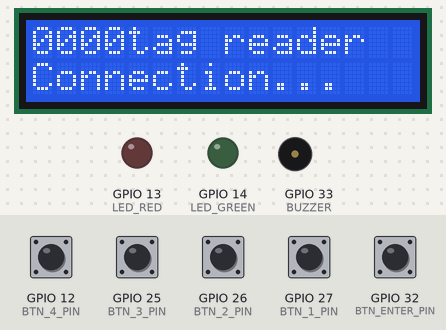
Recording of a sketch running on a simulated ESP32. On the bench: 16×2 character LCD, output pins drawn as LEDs (lit = HIGH), buzzer (waves = sounding, pin HIGH). Inputs (shaded band) come from the test bench; at power-on: GPIO 12 (BTN_4_PIN), GPIO 25 (BTN_3_PIN), GPIO 26 (BTN_2_PIN), GPIO 27 (BTN_1_PIN), GPIO 32 (BTN_ENTER_PIN) LOW. WiFi joins after 1.5 s; servers stay silent unless stated; uploads are accepted with an empty reply; what the sketch prints to the serial monitor is not drawn.

Above: at 5.8 s.
5.9 s: GPIO 32 (BTN_ENTER_PIN) pulled HIGH for 0.15 s
At 8.7 s:
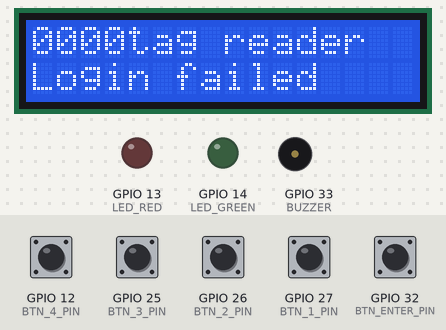
9.0 s: GPIO 12 (BTN_4_PIN) pulled HIGH for 0.15 s
At 9.7 s:
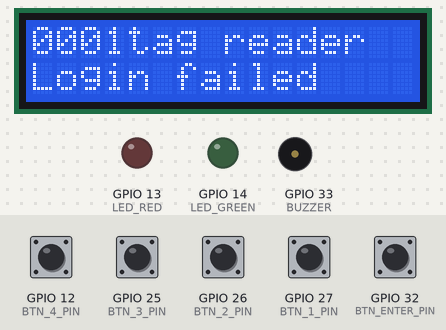
10.6 s: GPIO 25 (BTN_3_PIN) pulled HIGH for 0.15 s
At 11.5 s:
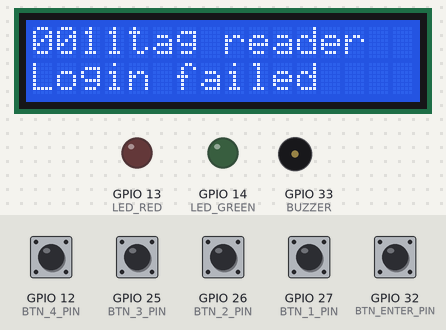
12.2 s: GPIO 26 (BTN_2_PIN) pulled HIGH for 0.15 s
At 13.1 s:
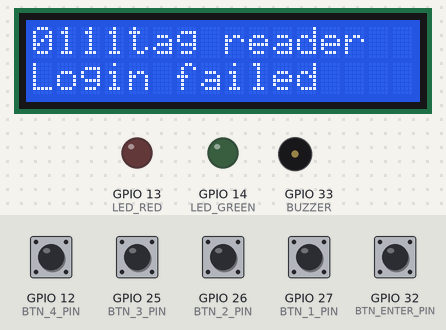
13.8 s: GPIO 27 (BTN_1_PIN) pulled HIGH for 0.15 s
At 14.7 s:
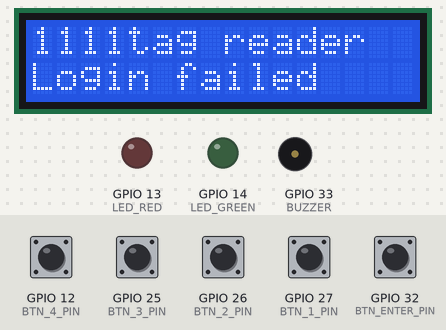
15.4 s: GPIO 12 (BTN_4_PIN) pulled HIGH for 1 s
At 16.5 s:
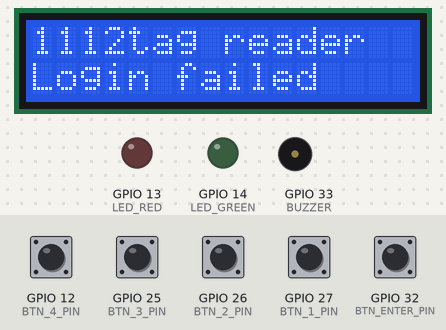
Timing chart, 0 to 18.4 s (numbered marks = the images above; inputs shaded):
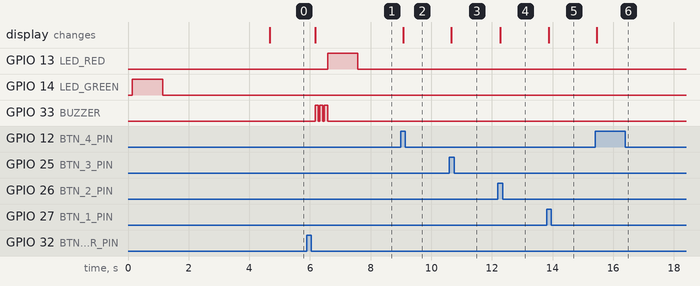

The sketch:

esp32_sketch.ino
```cpp
#include "Pins.h"              // my lib for working with sensors and actuators of this project
#include "HTTP.h"              // my lib for working with WiFi connection and HTTP requests
#include <SPI.h>               // NFC
#include <MFRC522.h>


#define SS_PIN 5               // NFC RFID
#define RST_PIN 0
#define BTN_1_PIN 27           // Buttons pins button2
#define BTN_2_PIN 26          //button1
#define BTN_3_PIN 25
#define BTN_4_PIN 12
#define BTN_ENTER_PIN 32
#define BUZZER 33              // Buzzer
#define LED_GREEN 14          // RGB LED
#define LED_RED 13

MFRC522 rfid(SS_PIN, RST_PIN); // NFC Reader

boolean current_1 = LOW;
boolean last_1 = LOW;
boolean current_2 = LOW;
boolean last_2 = LOW;
boolean current_3 = LOW;
boolean last_3 = LOW;
boolean current_4 = LOW;
boolean last_4 = LOW;
boolean current_enter = LOW;
boolean last_enter = LOW;

void setup() {
    pinMode(BTN_1_PIN, INPUT);
    pinMode(BTN_2_PIN, INPUT);
    pinMode(BTN_3_PIN, INPUT);
    pinMode(BTN_4_PIN, INPUT);
    pinMode(BTN_ENTER_PIN, INPUT);
    pinMode(BUZZER, OUTPUT);
    pinMode(LED_GREEN, OUTPUT);
    pinMode(LED_RED, OUTPUT);

    Serial.begin(115200);
    SPI.begin();
    rfid.PCD_Init();
    lcd_init();

    lcd_print("NFC tag reader");
    lcd_print_at(0, 1, "Connection...");
    light(LED_GREEN);
    delay(1000);

    connect_to_WIFI();
}

void loop() {
    String code = enter_code();
    bool response = request("pin", code);

    char* message = "Login failed    ";
    if(response)
        message = "Login successful";
    lcd_print_at(0, 1, message);
    beepBuzzer(response);
    light(response ? LED_GREEN : LED_RED);
    request("log", "PIN%20" + code + (response ? "%20Login%20successful" : "%20Login%20failed"));
    if(digitalRead(BTN_ENTER_PIN) == HIGH) {
    lcd_clear();
    char* message = "Login failed    ";
        lcd_clear();
    free(message);
    delay(3000);
    lcd_clear();

  }
}

String enter_code()
{
  char guess[5];
  guess[0] = '0';
  guess[1] = '0';
  guess[2] = '0';
  guess[3] = '0';
  guess[4] = '\0';
  current_1 = LOW;
  last_1 = LOW;
  current_2 = LOW;
  last_2 = LOW;
  current_3 = LOW;
  last_3 = LOW;
  current_4 = LOW;
  last_4 = LOW;
  current_enter = LOW;
  last_enter = LOW;
  while(true)
  {
    String card_ID = readRFID();     // read NFC card
    if (card_ID != "")
    {
        bool response = request("nfc", card_ID); // make an NFC request

        char* message = "Login failed    ";
        if(response)
            message = "Login successful";
        lcd_print_at(0, 1, message);
        beepBuzzer(response);
        light(response ? LED_GREEN : LED_RED);
        request("log", "NFC%20" + card_ID + (response ? "%20Login%20successful" : "Login%20failed")); // make a log
    }
    current_1 = read_delay(last_1, BTN_1_PIN);              // read buttons
    current_2 = read_delay(last_2, BTN_2_PIN);
    current_3 = read_delay(last_3, BTN_3_PIN);
    current_4 = read_delay(last_4, BTN_4_PIN);
    current_enter = read_delay(last_enter, BTN_ENTER_PIN);
    if(current_1 && !last_1)                                // change pincode digits
        guess[0] = guess[0] == '9' ? '0' : guess[0] + 1;
    if(current_2 && !last_2)
        guess[1] = guess[1] == '9' ? '0' : guess[1] + 1;
    if(current_3 && !last_3)
        guess[2] = guess[2] == '9' ? '0' : guess[2] + 1;
    if(current_4 && !last_4)
        guess[3] = guess[3] == '9' ? '0' : guess[3] + 1;
    if(current_enter && !last_enter)                        // enter the pin code
        return guess;
    last_1 = current_1;
    last_2 = current_2;
    last_3 = current_3;
    last_4 = current_4;
    last_enter = current_enter;

    lcd_print_at(0, 0, guess);                              // display the code
  }
}

String readRFID() {                    //Read RFID card

    if (!rfid.PICC_IsNewCardPresent()) // Look for new card
        return "";
    if (!rfid.PICC_ReadCardSerial())   // Verify if the NUID has been readed
        return "";
    String card_ID = "";
    for (byte i = 0; i < rfid.uid.size; i++)
        card_ID += rfid.uid.uidByte[i];
    return card_ID;

}
```

HTTP.cpp
```cpp
#include <WiFiClientSecure.h>  // Internet connection, HTTP requests
#include <WiFi.h>
#include <HTTPClient.h>
#include <ArduinoJson.h>       // work with JSON
#include <HTTPClient.h>
// #include <Arduino_JSON.h>

#include "Pins.h"
WiFiClientSecure client;                    // WIFI connection

const char*  serverName = "https://citacka.azurewebsites.net";  // server name
String add_log = "/add_log.php?log=";                               // add a log
String check_pin = "/pin_check.php?pin=";                           // check a pin code
String check_nfc = "/chip_exists.php?chip=";                        // check an NFC RFID

// const char* ssid     = "Redmi Note 11 Pro";      // WiFi hotspot name
// const char* password = "11111111";  // password
const char* ssid     = "TP-Link_871F";      // WiFi hotspot name
const char* password = "37909741";  // password


void connect_to_WIFI()
{
    //WiFi.begin(ssid, password);
    // while (WiFi.status() != WL_CONNECTED) {
    //     Serial.print(".");
    //     delay(500);
    // }
    //  Serial.print(WiFi.status());
    // lcd_clear();
    // lcd_print_at(6, 0, "WiFi: Redmi Note 11 Pro");
    // Serial.print("Connected to ");
    // Serial.println(ssid);
    // Serial.print("IP Address: ");
    // Serial.println(WiFi.localIP());
    delay(1000);

    WiFi.mode(WIFI_STA); //Optional
    WiFi.begin(ssid, password);
    Serial.println("\nConnecting");

    while(WiFi.status() != WL_CONNECTED){
        Serial.print(".");
        delay(100);
    }

    Serial.println("\nConnected to the WiFi network");
    Serial.print("Local ESP32 IP: ");
    Serial.println(WiFi.localIP());
}

String getPath_log(String log_message){
  return serverName + add_log + log_message;
}

String getPath_pin(String pin_code){
  return serverName + check_pin + pin_code;
}

String getPath_nfc(String card_ID){
  return serverName + check_nfc + card_ID;
}

bool request(String type, String text)
{

    if(WiFi.status()== WL_CONNECTED)
    {
        HTTPClient http;
        String path;
        if (type == "log")                              // choose the type of request
        {
            path = getPath_log(text);
            Serial.print("LOG: ");
            Serial.println(text);
        }
        if (type == "pin")
        {
            path = getPath_pin(text);
            Serial.print("PIN: ");
            Serial.println(text);
            Serial.print(path);

        }
        if (type == "nfc")
        {
            path = getPath_nfc(text);
            Serial.print("NFC: ");
            Serial.println(text);
            Serial.print(path);
        }
        http.begin(path.c_str());
        int httpResponseCode = http.GET();

        if (httpResponseCode > 0) {
          String payload = http.getString();
          Serial.println(payload);

          StaticJsonDocument<200> doc;                // JSON document
          DeserializationError error = deserializeJson(doc, payload);
          if (error) {
            Serial.print(F("deserializeJson() failed: "));
            Serial.println(error.f_str());
            return false;
          }
          //Serial.println(doc["success"]);
          const char* response = doc["success"];
          http.end();
          //return response == "true";
          return payload == "{\"success\":true}";
        }
        else {
          Serial.print("Error code: ");
          Serial.println(httpResponseCode);
          http.end();
          return false;
        }
    }
}
```

HTTP.h
```cpp
void connect_to_WIFI();
String getPath_log(String log_message);
String getPath_pin(String pin_code);
String getPath_nfc(String card_ID);
bool request(String type, String text);
```

pitches.h
```cpp
/*************************************************
 * Public Constants
 *************************************************/

#define NOTE_B0  31
#define NOTE_C1  33
#define NOTE_CS1 35
#define NOTE_D1  37
#define NOTE_DS1 39
#define NOTE_E1  41
#define NOTE_F1  44
#define NOTE_FS1 46
#define NOTE_G1  49
#define NOTE_GS1 52
#define NOTE_A1  55
#define NOTE_AS1 58
#define NOTE_B1  62
#define NOTE_C2  65
#define NOTE_CS2 69
#define NOTE_D2  73
#define NOTE_DS2 78
#define NOTE_E2  82
#define NOTE_F2  87
#define NOTE_FS2 93
#define NOTE_G2  98
#define NOTE_GS2 104
#define NOTE_A2  110
#define NOTE_AS2 117
#define NOTE_B2  123
#define NOTE_C3  131
#define NOTE_CS3 139
#define NOTE_D3  147
#define NOTE_DS3 156
#define NOTE_E3  165
#define NOTE_F3  175
#define NOTE_FS3 185
#define NOTE_G3  196
#define NOTE_GS3 208
#define NOTE_A3  220
#define NOTE_AS3 233
#define NOTE_B3  247
#define NOTE_C4  262
#define NOTE_CS4 277
#define NOTE_D4  294
#define NOTE_DS4 311
#define NOTE_E4  330
#define NOTE_F4  349
#define NOTE_FS4 370
#define NOTE_G4  392
#define NOTE_GS4 415
#define NOTE_A4  440
#define NOTE_AS4 466
#define NOTE_B4  494
#define NOTE_C5  523
#define NOTE_CS5 554
#define NOTE_D5  587
#define NOTE_DS5 622
#define NOTE_E5  659
#define NOTE_F5  698
#define NOTE_FS5 740
#define NOTE_G5  784
#define NOTE_GS5 831
#define NOTE_A5  880
#define NOTE_AS5 932
#define NOTE_B5  988
#define NOTE_C6  1047
#define NOTE_CS6 1109
#define NOTE_D6  1175
#define NOTE_DS6 1245
#define NOTE_E6  1319
#define NOTE_F6  1397
#define NOTE_FS6 1480
#define NOTE_G6  1568
#define NOTE_GS6 1661
#define NOTE_A6  1760
#define NOTE_AS6 1865
#define NOTE_B6  1976
#define NOTE_C7  2093
#define NOTE_CS7 2217
#define NOTE_D7  2349
#define NOTE_DS7 2489
#define NOTE_E7  2637
#define NOTE_F7  2794
#define NOTE_FS7 2960
#define NOTE_G7  3136
#define NOTE_GS7 3322
#define NOTE_A7  3520
#define NOTE_AS7 3729
#define NOTE_B7  3951
#define NOTE_C8  4186
#define NOTE_CS8 4435
#define NOTE_D8  4699
#define NOTE_DS8 4978
```

Pins.cpp
```cpp
#include <Arduino.h>
#include "LiquidCrystal_I2C.h" // LCD
#include "Wire.h"
#include "pitches.h"


#define BUZZER 33        // Buzzer

LiquidCrystal_I2C lcd(0x27, 16, 2); // LCD display

int melody[] = {
  NOTE_E5, NOTE_E5, NOTE_E5,
  NOTE_E5, NOTE_E5, NOTE_E5,
  NOTE_E5, NOTE_G5, NOTE_C5, NOTE_D5,
  NOTE_E5,
  NOTE_F5, NOTE_F5, NOTE_F5, NOTE_F5,
  NOTE_F5, NOTE_E5, NOTE_E5, NOTE_E5, NOTE_E5,
  NOTE_E5, NOTE_D5, NOTE_D5, NOTE_E5,
  NOTE_D5, NOTE_G5
};

// note durations: 4 = quarter note, 8 = eighth note, etc, also called tempo:
int noteDurations[] = {
  8, 8, 4,
  8, 8, 4,
  8, 8, 8, 8,
  2,
  8, 8, 8, 8,
  8, 8, 8, 16, 16,
  8, 8, 8, 8,
  4, 4
};

void light(int LED_PIN)
{
  digitalWrite(LED_PIN, HIGH);
  delay(1000);
  digitalWrite(LED_PIN, LOW);

}

void beepBuzzer(boolean isCorrect)
{
  if(isCorrect)
  {
    // digitalWrite(BUZZER, HIGH);
    // delay(300);
    // digitalWrite(BUZZER, LOW);
    // iterate over the notes of the melody:
  int size = sizeof(noteDurations) / sizeof(int);

  for (int thisNote = 0; thisNote < size; thisNote++) {

    // to calculate the note duration, take one second divided by the note type.
    //e.g. quarter note = 1000 / 4, eighth note = 1000/8, etc.
    int noteDuration = 1000 / noteDurations[thisNote];
    tone(BUZZER, melody[thisNote], noteDuration);

    // to distinguish the notes, set a minimum time between them.
    // the note's duration + 30% seems to work well:
    int pauseBetweenNotes = noteDuration * 1.30;
    delay(pauseBetweenNotes);
    // stop the tone playing:
    noTone(BUZZER);
  }
  }
  else
  {
    digitalWrite(BUZZER, HIGH);
    delay(100);
    digitalWrite(BUZZER, LOW);
    delay(50);
    digitalWrite(BUZZER, HIGH);
    delay(100);
    digitalWrite(BUZZER, LOW);
    delay(50);
    digitalWrite(BUZZER, HIGH);
    delay(100);
    digitalWrite(BUZZER, LOW);
  }
}

boolean read_delay(boolean last, int button)
{
    boolean current = digitalRead(button);
    if(last != current)
    {
        delay(50);
        current = digitalRead(button);
    }
    return current;
}

void lcd_init(){
    lcd.init();
    lcd.backlight();
}

void lcd_clear(){
    lcd.clear();
}

void lcd_set_cursor(int y, int x){
    lcd.setCursor(y, x);
}

void lcd_print(const char text[]){
    lcd.printstr(text);
}

void lcd_print_at(int y, int x, char* text){
    lcd.setCursor(y, x);
    lcd.print(text);
}
```

Pins.h
```cpp
boolean read_delay(boolean last, int button);
void light(int LED_PIN);
void beepBuzzer(boolean isCorrect);
void lcd_init();
void lcd_clear();
void lcd_set_cursor(int y, int x);
void lcd_print(const char text[]);
void lcd_print_at(int y, int x, char* text);
```

Measured:
- after the input at 5.9 s, GPIO 13 (LED_RED): LOW → HIGH after 0.68 s, → LOW 1.0 s later; GPIO 33 (BUZZER): alternates HIGH for 0.10 s and LOW for 0.05 s, 6 changes in all, then stays LOW, starting after 0.28 s; the display: changes after 0.28 s (image 1)
- after the input at 9.0 s, the display: changes after 0.07 s (image 2)
- after the input at 10.6 s, the display: changes after 0.06 s (image 3)
- after the input at 12.2 s, the display: changes after 0.07 s (image 4)
- after the input at 13.8 s, the display: changes after 0.08 s (image 5)
- after the input at 15.4 s, the display: changes after 0.06 s (image 6)
